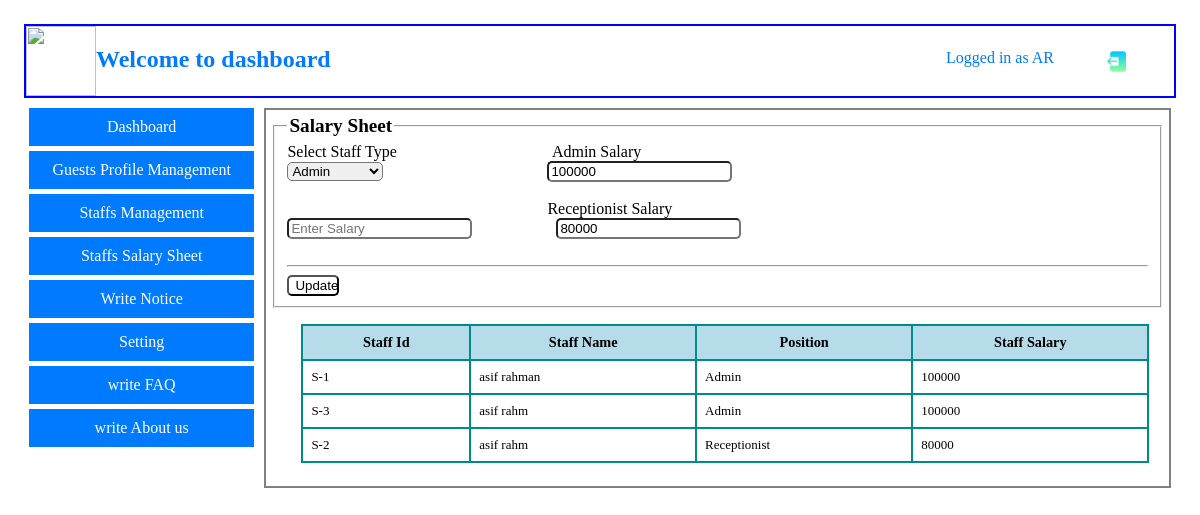
Page /view/staffs_salary_sheet.php (signed in) on the committed database.
### tables this page shows
CREATE TABLE `salary` (
  `StaffType` varchar(100) NOT NULL,
  `StaffSalary` bigint(100) NOT NULL
);

CREATE TABLE `salarysheet` (
  `StaffId` varchar(100) NOT NULL,
  `StaffName` varchar(100) NOT NULL,
  `StaffType` varchar(100) NOT NULL,
  `StaffUserName` varchar(100) NOT NULL,
  `StaffSalary` bigint(20) NOT NULL
);

### model/salaryModel.php (called while the page is built, shortened)
<?php
    function getstaffsalary(){
        $con = getConnection();
        $sql = "select * from salary";
        $result = mysqli_query($con, $sql);
        $salary = [];
        while($staff_salary = mysqli_fetch_assoc($result)){
            array_push($salary, $staff_salary);
        }
        return $salary;
    }
?>

### model/salarysheetModel.php (called while the page is built, shortened)
<?php
    function getallstaffsalary(){
        $con = getConnection();
        $sql = "select * from salarysheet";
        $result = mysqli_query($con, $sql);
        $staffs_salary = [];
        while($staff_salary = mysqli_fetch_assoc($result)){
            array_push($staffs_salary, $staff_salary);
        }
        return $staffs_salary;
    }
?>

### view/staffs_salary_sheet.php (the view, shortened to what this page needs)
<?php
    include('../model/salarysheetModel.php');
    include('../model/salaryModel.php');
    $salarysheet = getallstaffsalary();
    $salary = getstaffsalary();
?>
<html lang="en">
<head>
    <link rel="stylesheet" href="../assets/css/draft.css">
</head>
<body>
    <?php include('dashboard_menu.php'); ?>
    <section class="container">
        <div class="">
            <?php include('admin_menu.php'); ?>
        </div>
        <div class="info">
            <div>
                <form method="post" action="" enctype="">
                    <fieldset>
                        <legend> Salary Sheet </legend>
                        Select Staff Type  &nbsp&nbsp&nbsp&nbsp&nbsp&nbsp&nbsp&nbsp&nbsp&nbsp&nbsp&nbsp&nbsp&nbsp&nbsp&nbsp&nbsp&nbsp&nbsp&nbsp&nbsp&nbsp&nbsp&nbsp&nbsp&nbsp&nbsp&nbsp&nbsp&nbsp&nbsp&nbsp&nbsp&nbsp&nbsp&nbsp&nbsp Admin Salary <br>
                        <select id="stafftype" name="stafftype">
                            <option value="Admin"> Admin </option>
                        </select> &nbsp&nbsp&nbsp&nbsp&nbsp&nbsp&nbsp&nbsp&nbsp&nbsp&nbsp&nbsp&nbsp&nbsp&nbsp&nbsp&nbsp&nbsp&nbsp&nbsp&nbsp&nbsp&nbsp&nbsp&nbsp&nbsp&nbsp&nbsp&nbsp&nbsp&nbsp&nbsp&nbsp&nbsp&nbsp&nbsp&nbsp&nbsp&nbsp
                        <input type="text" name="" value="<?=$salary[0]['StaffSalary']?>" placeholder = "Salary" /> <br/> <br/> &nbsp&nbsp&nbsp&nbsp&nbsp&nbsp&nbsp&nbsp&nbsp&nbsp&nbsp&nbsp&nbsp&nbsp&nbsp&nbsp&nbsp&nbsp&nbsp&nbsp&nbsp&nbsp&nbsp&nbsp&nbsp&nbsp&nbsp&nbsp&nbsp&nbsp&nbsp&nbsp&nbsp&nbsp&nbsp&nbsp&nbsp&nbsp&nbsp&nbsp&nbsp&nbsp&nbsp&nbsp&nbsp&nbsp&nbsp&nbsp&nbsp&nbsp&nbsp&nbsp&nbsp&nbsp&nbsp&nbsp&nbsp&nbsp&nbsp&nbsp&nbsp&nbsp&nbsp&nbsp
                        Receptionist Salary <br>
                        <input type="text" id="salary" name="salary" value="" placeholder = "Enter Salary" /> &nbsp&nbsp&nbsp&nbsp&nbsp&nbsp&nbsp&nbsp&nbsp&nbsp&nbsp&nbsp&nbsp&nbsp&nbsp&nbsp&nbsp&nbsp&nbsp
                        <input type="text" name="" value="<?=$salary[1]['StaffSalary']?>" placeholder = "Salary" /> <br/>
                        <span id="inputError"> </span> <br>
                        <hr>
                        <input type="button" name="update" value="Update" class="btnn" onclick="validSalarySheet()" /> <br/>
                    </fieldset>
                </form>
                <table border=1 align = "center">
                            <tr>
                              <th>Staff Id</th>
                              <th>Staff Name</th>
                              <th>Position</th>
                              <th>Staff Salary</th>
                            </tr>
                            <?php  for($i=0; $i<count($salarysheet); $i++){ ?>
                            <tr>
                              <td><?=$salarysheet[$i]['StaffId']?></td>
                              <td><?=$salarysheet[$i]['StaffName']?></td>
                              <td><?=$salarysheet[$i]['StaffType']?></td>
                              <td><?=$salarysheet[$i]['StaffSalary']?></td>
                            </tr>
                         <?php } ?>
                </table> <br/>
            </div>
        </div>
    </section>
</body>
</html>

### assets/css/draft.css (style rules this page uses)
body { margin-top: 2%; margin-left: 2%; margin-right: 2%; }
.container { display: grid; grid-template-columns: 20% 80%; gap: 10px; }
.info { background-color: transparent; margin-right: 15px; padding: 5px; border: 2px solid gray; }
table { border-collapse: collapse; width: 95%; margin-left: 30px; font-size: small; }
th, td { border: 2px solid darkcyan; padding: 8px; text-align: left; }
th { background-color: #add8e6e1; font-size: 1.1em; text-align: center; }
.btnn { background-color: white; border-radius: 5px; width: 6%; }
input { border-radius: 5px; }
select { border-radius: 5px; }

### assets/css/styles.css (style rules this page uses)
body { margin-top: 2%; margin-left: 2%; margin-right: 2%; }

### assets/css/body.css (style rules this page uses)
body { margin: 0; padding: 0; }
legend { font-size: 1.2em; font-weight: bold; }

### rows in the picture
salary: StaffSalary "100000"
salary: StaffSalary "80000"
salarysheet: StaffId "S-1", StaffName "asif rahman", StaffType "Admin", StaffSalary "100000"
salarysheet: StaffId "S-3", StaffName "asif rahm", StaffType "Admin", StaffSalary "100000"
salarysheet: StaffId "S-2", StaffName "asif rahm", StaffType "Receptionist", StaffSalary "80000"

### other values in the picture
$_SESSION['user']['username'] "AR"
